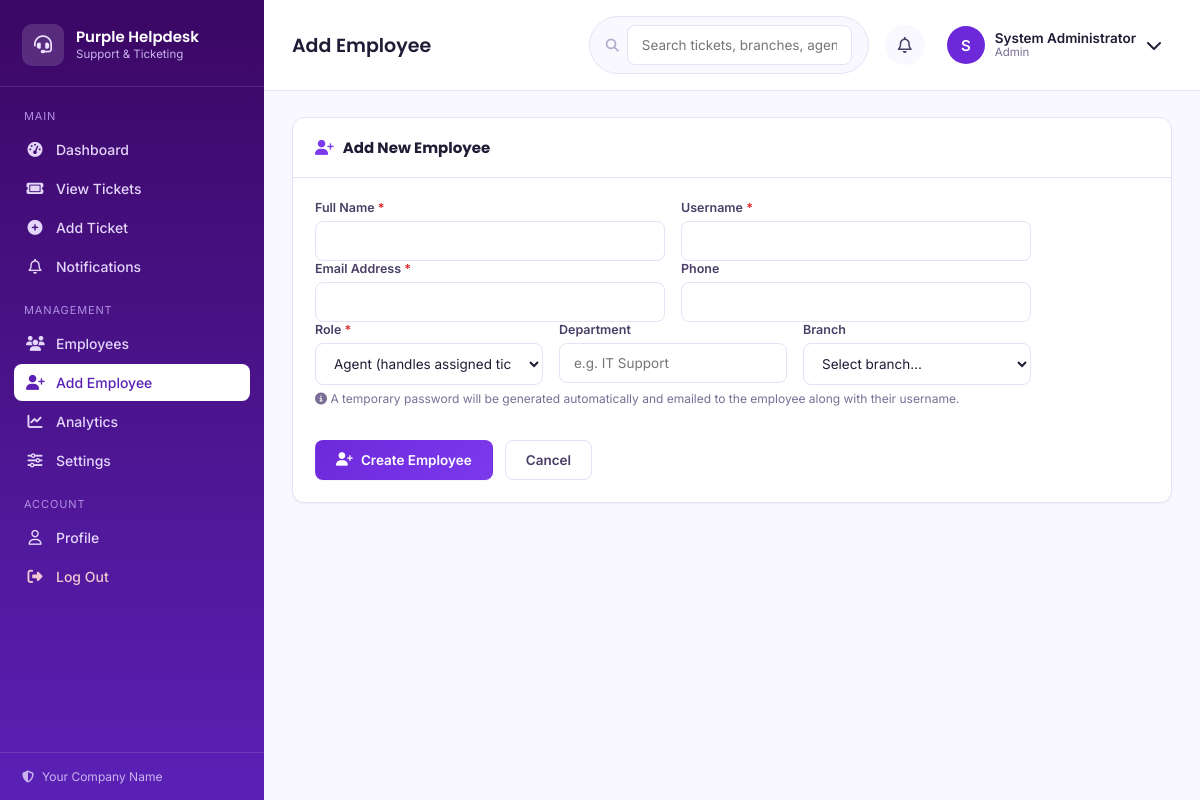
The page /add_employee.php (signed in) on the database its author committed.
### tables this page shows
CREATE TABLE IF NOT EXISTS `users` (
  `id` INT UNSIGNED AUTO_INCREMENT PRIMARY KEY,
  `employee_no` VARCHAR(20) DEFAULT NULL UNIQUE,
  `full_name` VARCHAR(120) NOT NULL,
  `username` VARCHAR(60) NOT NULL UNIQUE,
  `email` VARCHAR(150) NOT NULL UNIQUE,
  `phone` VARCHAR(40) DEFAULT NULL,
  `password_hash` VARCHAR(255) NOT NULL,
  `role` ENUM('admin','agent') NOT NULL DEFAULT 'agent',
  `department` VARCHAR(100) DEFAULT NULL,
  `branch_id` INT UNSIGNED DEFAULT NULL,
  `avatar` VARCHAR(255) DEFAULT NULL,
  `status` ENUM('active','inactive') NOT NULL DEFAULT 'active',
  `must_change_password` TINYINT(1) NOT NULL DEFAULT 0,
  `last_login` DATETIME DEFAULT NULL,
  `created_at` DATETIME NOT NULL DEFAULT CURRENT_TIMESTAMP,
  `updated_at` DATETIME NOT NULL DEFAULT CURRENT_TIMESTAMP ON UPDATE CURRENT_TIMESTAMP,
  FOREIGN KEY (`branch_id`) REFERENCES `branches`(`id`) ON DELETE SET NULL
);

### includes/functions.php (called while the page is built, shortened)
<?php
function e(?string $value): string
{
    return htmlspecialchars($value ?? '', ENT_QUOTES, 'UTF-8');
}

### includes/db.php (called while the page is built)
<?php
function db(): PDO
{
    static $pdo = null;
    if ($pdo === null) {
        $dsn = 'mysql:host=' . DB_HOST . ';dbname=' . DB_NAME . ';charset=' . DB_CHARSET;
        try {
            $pdo = new PDO($dsn, DB_USER, DB_PASS, [
                PDO::ATTR_ERRMODE            => PDO::ERRMODE_EXCEPTION,
                PDO::ATTR_DEFAULT_FETCH_MODE => PDO::FETCH_ASSOC,
                PDO::ATTR_EMULATE_PREPARES   => false,
            ]);
        } catch (PDOException $e) {
            error_log('DB Connection failed: ' . $e->getMessage());
            die('Database connection failed. Please check config/config.php or contact your system administrator.');
        }
    }
    return $pdo;
}

### includes/auth.php (called while the page is built, shortened)
<?php
function current_user(): ?array
{
    static $user = null;
    if ($user === null) {
        $stmt = db()->prepare("SELECT * FROM users WHERE id = ? AND status = 'active'");
        $stmt->execute([$_SESSION['user_id']]);
        $user = $stmt->fetch() ?: false;
    }
    return $user ?: null;
}
function is_logged_in(): bool
{
    return current_user() !== null;
}
function require_login(): void
{
    if (!is_logged_in()) {
        redirect('login.php');
    }
}
function require_admin(): void
{
    require_login();
}

### add_employee.php (the view, shortened to what this page needs)
<?php
$pageTitle = 'Add Employee';
require_admin();
require_once __DIR__ . '/includes/header.php';
?>
<section class="card form-card">
    <div class="card-head"><h3><i class="fa-solid fa-user-plus"></i> Add New Employee</h3></div>
    <div class="card-body">
        <form method="post" class="stack-form">
            <div class="form-row">
                <div class="form-field">
                    <label>Full Name <span class="req">*</span></label>
                    <input type="text" name="full_name" required value="<?= e($_POST['full_name'] ?? '') ?>">
                </div>
                <div class="form-field">
                    <label>Username <span class="req">*</span></label>
                    <input type="text" name="username" required value="<?= e($_POST['username'] ?? '') ?>">
                </div>
            </div>
            <div class="form-row">
                <div class="form-field">
                    <label>Email Address <span class="req">*</span></label>
                    <input type="email" name="email" required value="<?= e($_POST['email'] ?? '') ?>">
                </div>
                <div class="form-field">
                    <label>Phone</label>
                    <input type="text" name="phone" value="<?= e($_POST['phone'] ?? '') ?>">
                </div>
            </div>
            <div class="form-row form-row-3">
                <div class="form-field">
                    <label>Role <span class="req">*</span></label>
                    <select name="role">
                        <option value="agent">Agent (handles assigned tickets)</option>
                    </select>
                </div>
                <div class="form-field">
                    <label>Department</label>
                    <input type="text" name="department" placeholder="e.g. IT Support" value="<?= e($_POST['department'] ?? '') ?>">
                </div>
                <div class="form-field">
                    <label>Branch</label>
                    <select name="branch_id">
                        <option value="">Select branch…</option>
                    </select>
                </div>
            </div>
            <p class="field-hint"><i class="fa-solid fa-circle-info"></i> A temporary password will be generated automatically and emailed to the employee along with their username.</p>
            <div class="form-actions">
                <button type="submit" class="btn btn-primary"><i class="fa-solid fa-user-plus"></i> Create Employee</button>
                <a href="<?= BASE_URL ?>/employees.php" class="btn btn-outline">Cancel</a>
            </div>
        </form>
    </div>
</section>
<?php require_once __DIR__ . '/includes/footer.php'; ?>

### includes/header.php (shortened to what this page needs)
<?php
$me = current_user();
$pageTitle = $pageTitle ?? 'Dashboard';
?>
<!DOCTYPE html>
<html lang="en">
<head>
<link rel="stylesheet" href="https://cdnjs.cloudflare.com/ajax/libs/font-awesome/6.5.1/css/all.min.css">
<link rel="stylesheet" href="<?= BASE_URL ?>/assets/css/style.css">
</head>
<body class="app-body">
<div class="app-shell">
    <?php include __DIR__ . '/sidebar.php'; ?>
    <div class="app-main">
        <header class="topbar">
            <h1 class="topbar-title"><?= e($pageTitle) ?></h1>
            <div class="topbar-actions">
                <form class="topbar-search" action="<?= BASE_URL ?>/tickets.php" method="get">
                    <i class="fa-solid fa-magnifying-glass"></i>
                    <input type="text" name="q" placeholder="Search tickets, branches, agents…" value="<?= e($_GET['q'] ?? '') ?>">
                </form>
                <div class="topbar-icon-btn" id="notifBtn">
                    <i class="fa-regular fa-bell"></i>
                </div>
                <div class="topbar-profile" id="profileBtn">
                    <div class="avatar-circle">
                        <?php if (!empty($me['avatar'])): ?>
                            <img src="<?= BASE_URL . '/' . e($me['avatar']) ?>" alt="<?= e($me['full_name']) ?>">
                        <?php else: ?>
                            <?= e(strtoupper(substr($me['full_name'], 0, 1))) ?>
                        <?php endif; ?>
                    </div>
                    <div class="profile-meta">
                        <span class="profile-name"><?= e($me['full_name']) ?></span>
                        <span class="profile-role"><?= e(ucfirst($me['role'])) ?></span>
                    </div>
                    <i class="fa-solid fa-chevron-down"></i>
                </div>
            </div>
        </header>
        <main class="page-content">

### rows shown on the page
users: full_name "S", full_name "System Administrator", role "Admin"

### other values the page prints
get_setting('site_name', SITE_NAME) "Purple Helpdesk"
COMPANY_NAME "Your Company Name"
$pageTitle "Add Employee"
